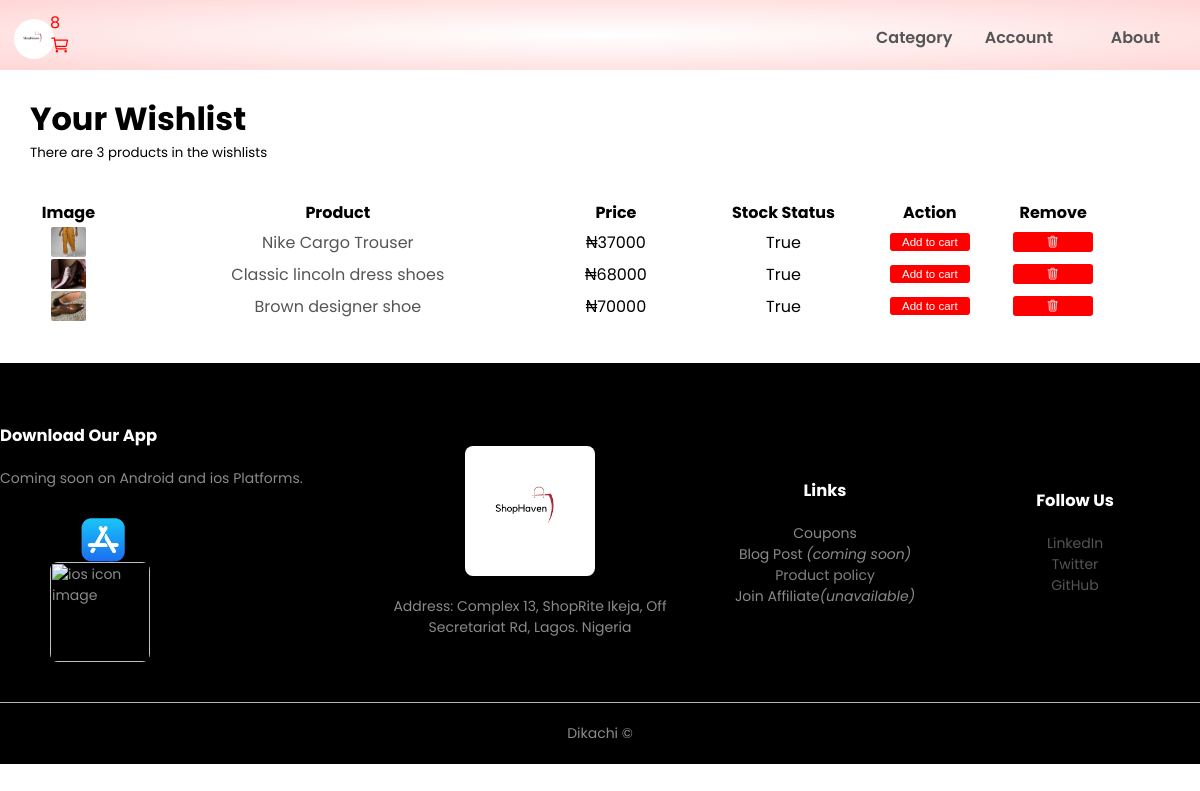
The app's page /wishlists (signed in) with its own data.
### storeapp/models.py (models this page shows, shortened)
class Cart(models.Model):
    id = models.UUIDField(default=uuid.uuid4, editable=False, primary_key=True)
    user = models.ForeignKey(User, on_delete=models.CASCADE, null=True, blank=True)
    completed = models.BooleanField(default=False)  # IF PAYMENTS BEEN MADE
    session_id = models.CharField(max_length=200, null=True, blank=True)
    created_on = models.DateField(auto_now=True)
    product_status = models.CharField(choices=STATUS_CHOICE, max_length=30, default="processing")
    @ property
    def num_of_item(self):
        cartitems = self.cartitems.all()
        quantity = sum([item.quantity for item in cartitems])
        return quantity

class CartItem(models.Model):
    product = models.ForeignKey(
        Product, on_delete=models.CASCADE, related_name='items')
    cart = models.ForeignKey(
        Cart, on_delete=models.CASCADE, related_name='cartitems')
    quantity = models.IntegerField(default=0)
    invoice_no = models.CharField(max_length=200, null=True, blank=True)
    product_status = models.CharField(
        choices=STATUS_CHOICE, max_length=200, default="processing")

class WishList(models.Model):
    user = models.ForeignKey(User, on_delete=models.SET_NULL, null=True)
    product = models.ForeignKey(
        Product, on_delete=models.SET_NULL, null=True)
    date = models.DateTimeField(auto_now_add=True)
    class Meta:
        verbose_name_plural = "wishlists"

class Product(models.Model):
    name = models.CharField(max_length=200)
    price = models.IntegerField()
    picture = models.ImageField(upload_to="img", default="")
    slug = models.SlugField(default=None)
    category = models.ForeignKey(
        Category, on_delete=models.SET_NULL, blank=True, null=True, related_name='products')
    description = models.TextField(null=True, default="This is a quality product")
    product_status = models.CharField(
        choices=STATUS, max_length=10, default="in_review")
    vendor = models.ForeignKey(
        Vendor, on_delete=models.CASCADE, null=True, blank=True, related_name="vendor")
    old_price = models.IntegerField(null=True, blank=True)
    address = models.CharField(
        max_length=200, default="Complex 13, ShopRite Ikeja, Off Secretariat Rd, Lagos. Nigeria")
    created_by = models.ForeignKey(User, on_delete=models.CASCADE, related_name='vendoruser', null=True)
    tags = TaggableManager(blank=True)
    status = models.BooleanField(default=True)
    in_stock = models.BooleanField(default=True)
    featured = models.BooleanField(default=False)
    digital = models.BooleanField(default=False)
    vendor_product = models.BooleanField(default=False)
    women = models.BooleanField(default=False)
    gadgets = models.BooleanField(default=False)
    games = models.BooleanField(default=False)
    date_added = models.DateTimeField(auto_now_add=True, null=True, blank=True)
    updated = models.DateTimeField(null=True, blank=True)
    class Meta:
        ordering = ['-price']

### storeapp/views.py (the view)
# urls.py: path('wishlists', views.wishlist, name="wishlists"),
def wishlist(request):
    if request.user.is_authenticated:
        wishlist = WishList.objects.filter(user=request.user)
    else:
        messages.warning(request, "Login to access wishlist")
        return redirect("storeapp:home")
    context = {
        "wishlist": wishlist,
    }
    return render(request, "wishlist.html", context)

### storeapp/context_processors.py (called while the page is built)
def default(request):
    categories = Category.objects.all()
    vendors = Vendor.objects.all()
    min_max_price = Product.objects.aggregate(Min("price"), Max("price"))
    try:
        address = Address.objects.get(user=request.user)
    except:
        address = None
    try:
        wishlist = WishList.objects.filter(user=request.user)
    except TypeError:
        wishlist = 0
    return {
        'categories': categories,
        'wishlist': wishlist,
        'address': address,
        'vendors': vendors,
        'min_max_price': min_max_price,
    }

def cart_render(request):
    try:
        if request.user.is_authenticated:
            cart = Cart.objects.get(user=request.user, completed=False)
        else:
            cart = Cart.objects.get(
                session_id=request.session['nonuser'], completed=False)
    except:
        cart = {"num_of_item": 0}
    return {"cart": cart}  # "cartitems": cartitems}

### userapp/models.py (called while the page is built)
    def __str__(self):
        return self.username

### templates/wishlist.html
{% extends 'base.html' %} {% load static %} {% block content %}
<div id="wishlist-list">
  <div style="padding-left: 30px; padding-top: 25px; margin-bottom: 30px">
    <h1>Your Wishlist</h1>
    <small>There are {{wishlist.count}} products in the wishlists</small>
  </div>
  <div class="wishlist-container col-4">
    <table style="width: 95%; text-align: center; padding-left: 8px">
      <thead>
        <tr>
          <th>Image</th>
          <th>Product</th>
          <th>Price</th>
          <th>Stock Status</th>
          <th>Action</th>
          <th>Remove</th>
        </tr>
      </thead>
      <tbody style="width: 100%;">
        {% for wish in wishlist %}
        <tr>
          <td>
            <a href="{% url 'storeapp:detail' wish.product.slug %}">
              <img src="{{wish.product.picture.url}}" />
            </a>
          </td>
          <td>
            <a href="{% url 'storeapp:detail' wish.product.slug %}"
              >{{wish.product.name}}
            </a>
          </td>
          <td>&#x20A6;{{wish.product.price}}</td>
          <td>{{wish.product.in_stock}}</td>
          <td class="wish-to-cart">
            <button type="button" value="{{wish.product.id}}">
              Add to cart
            </button>
          </td>
          <td>
            <button
              data-wishlist-product="{{wish.id}}"
              type="button"
              class="wish-delete"
            >
              <ion-icon name="trash-outline"></ion-icon>
            </button>
          </td>
        </tr>
        {% empty %}
        <tr>
          No products available in your wishlist
        </tr>
        {% endfor %}
      </tbody>
    </table>
  </div>
</div>
{% endblock %}

### templates/base.html (shortened to what this page needs)
<html lang="english">
<head>
    {% load static %}
    <link href="{% static 'css/style.css' %}" rel="stylesheet">
    <link rel="stylesheet" href="path/to/font-awesome/css/font-awesome.min.css">
    <link rel="stylesheet" href="path/to/font-awesome/css/font-awesome.min.css">
</head>
<body>
    <div class="header">
        <div class="container">
            <div class="navbar">
                <div class="logo">
                    <a href="{% url 'storeapp:home' %}">
                        <img src="{% static 'img/shophaven.png' %}">
                    </a>
                    </div>
                <nav>
                    <ul id ="MenuItems">
                        <li class="account" id="top"><a href="#">Category</a>
                        </li>
                        <li class="account"><a href="#">Account</a>
                        </li>
                        <li class="account"><a href="#">About</a>
                        </li>
                    </ul>
                </nav>
                <a class="fixedpositioncart" href="{% url 'storeapp:cart' %}">
                    <div class="cartcontainer">
                        <p id="num_of_items" style="color:red; margin-left:40px;">{{cart.num_of_item}}</p>
                        <ion-icon name="cart-outline"style="color:red; margin-left:40px; width:20px;height:20px;"></ion-icon>
                    </div>
                </a>
            </div>
        </div>
    </div>
        {% block content %}{% endblock content %}
    <div class="footer">
            <div class="row">
                <div class="footer-col-1">
                    <h3>Download Our App</h3>
                    <p>Coming soon on Android and ios Platforms.</p>
                    <div class="app-logo">
                        <img src="{% static 'img/apple-store-main1.jpg' %}" alt="playstore icon image">
                        <img src="{% static 'img/PlayStore-main.jpg' %}" alt="ios icon image">
                    </div>
                </div>
                <div class="footer-col-2">
                    <img id="aboutmoi" src="{% static 'img/shophaven.png' %}" alt="myke logo">
                    <p>Address: Complex 13, ShopRite Ikeja, Off Secretariat Rd, Lagos. Nigeria
                    </p>
                </div>
                <div class="footer-col-3">
                    <h3>Links</h3>
                    <ul>
                        <li>Coupons</li>
                        <li>Blog Post <i>(coming soon)</i></li>
                        <li><a style="color:grey;" href="{% url 'storeapp:about' %}">Product policy</a></li>
                        <li>Join Affiliate<i>(unavailable)</i></li>
                    </ul>
                </div>
                <div class="footer-col-4">
                    <h3>Follow Us</h3>
                    <ul>
                        <a id="contactmoi" href="https://www.linkedin.com/in/dikachi-n-249699213" target="_blank">
                            <li>LinkedIn</li>
                        </a>
                        <a href="https://twitter.com/Deeka_official1?t=M-aFUxstJqPHSwUz6qJD-Q&s=09" target="_blank">
                            <li>Twitter</li>
                        </a>
                        <a href="https://github.com/Dikachi-official" target="_blank">
                            <li>GitHub</li>
                        </a>
                    </ul>
                </div>
            </div>
            <hr>
            <p class="copy-right">Dikachi &#169</p>
    </div>
</body>
</html>

### static/css/style.css (style rules this page uses)
* { margin: 0; padding: 0; box-sizing: border-box; }
body { font-family: 'Poppins', sans-serif; width:100%; }
a { text-decoration: none; color: #555; }
p { color: #555; }
.row { display: flex; align-items: center; flex-wrap: wrap; justify-content: space-around; }
.logo img { border-radius: 10rem; height:40px; width:40px; }
.header { background: radial-gradient(#fff, #ffd6d6); width:100%; display:flex; }
.col-4 img { width: 100%; }
img { border-radius:8px; }
.footer { background: #000; color: #8a8a8a; font-size: 14px; padding: 60px 0 20px; }
.footer p { color: #8a8a8a; }
.footer h3 { color: #fff; margin-bottom: 20px; }
.footer-col-1, .footer-col-2, .footer-col-3, .footer-col-4 { min-width: 250px; margin-bottom: 20px; }
.footer-col-1 { flex-basis: 30%; }
.footer-col-2 { flex: 1; text-align: center; }
.footer-col-2 img { width: 130px; margin-bottom: 20px; }
.footer-col-3, .footer-col-4 { flex-basis: 12%; text-align: center; }
ul { list-style-type: none; }
.app-logo { margin-top: 20px; }
.app-logo img { width: 100px; display: list-item; margin-left: 50px; }
.footer hr { border: none; background-color: #b5b5b5; height: 1px; margin: 20px 0; }
.copy-right { text-align: center; }
.fixedpositioncart { position:fixed; }
:root { --font: 'Poppins', sans-serif; --color: #2f2f2f; --bg-color: #f7f7f7; }

### records on screen
Cart: num_of_item "8"
WishList: product.picture (picture), product.name "Nike Cargo Trouser", product.price "37000", product.in_stock "True"
WishList: product.picture (picture), product.name "Classic lincoln dress shoes", product.price "68000", product.in_stock "True"
WishList: product.picture (picture), product.name "Brown designer shoe", product.price "70000", product.in_stock "True"

### other values on screen
{{ wishlist.count }} "3"
